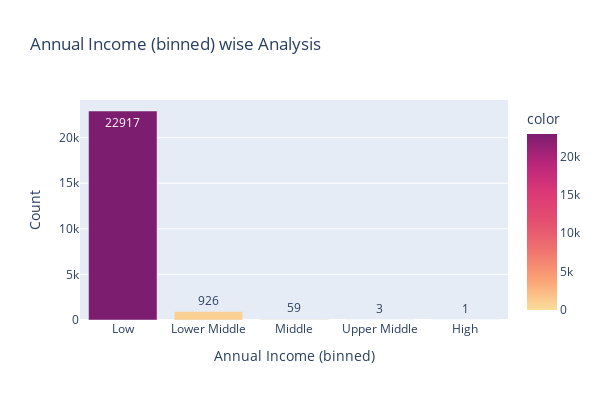

The cell this chart's notebook holds for it:
### Code cell
#Lets check the distribution of sales for each Company
fig = px.bar(df, x=df['Annual Income (binned)'].unique(), y=df['Annual Income (binned)'].value_counts(),
            title='Annual Income (binned) wise Analysis', width=600, height=400,
            text=df['Annual Income (binned)'].value_counts(), color=df['Annual Income (binned)'].value_counts(),
            color_continuous_scale='Sunsetdark', labels={"x":"Annual Income (binned)", "y":"Count"})
fig.show()

### Figure 1 — Plotly figure (JSON) as saved in the notebook; plotly's stock layout.template omitted (floating-point values rounded to 4 significant figures)
{"data": [{"alignmentgroup": "True", "hovertemplate": "Annual Income (binned)=%{x}<br>Count=%{y}<br>text=%{text}<br>color=%{marker.color}<extra></extra>", "legendgroup": "", "marker": {"color": [22917, 926, 59, 3, 1], "coloraxis": "coloraxis", "pattern": {"shape": ""}}, "name": "", "offsetgroup": "", "orientation": "v", "showlegend": false, "text": [22917, 926, 59, 3, 1], "textposition": "auto", "type": "bar", "x": ["Low", "Lower Middle", "Middle", "Upper Middle", "High"], "xaxis": "x", "y": [22917, 926, 59, 3, 1], "yaxis": "y"}], "layout": {"barmode": "relative", "coloraxis": {"colorbar": {"title": {"text": "color"}}, "colorscale": [[0, "rgb(252, 222, 156)"], [0.1667, "rgb(250, 164, 118)"], [0.3333, "rgb(240, 116, 110)"], [0.5, "rgb(227, 79, 111)"], [0.6667, "rgb(220, 57, 119)"], [0.8333, "rgb(185, 37, 122)"], [1, "rgb(124, 29, 111)"]]}, "height": 400, "legend": {"tracegroupgap": 0}, "title": {"text": "Annual Income (binned) wise Analysis"}, "width": 600, "xaxis": {"anchor": "y", "domain": [0, 1], "title": {"text": "Annual Income (binned)"}}, "yaxis": {"anchor": "x", "domain": [0, 1], "title": {"text": "Count"}}}}
